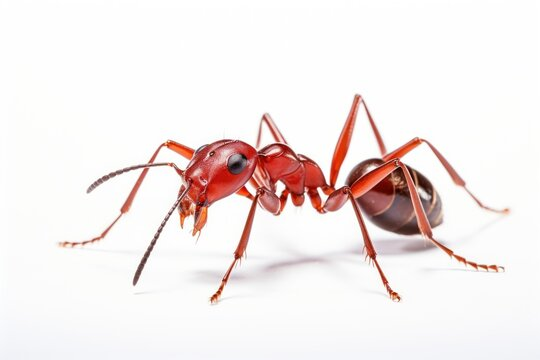
#> input picture images/ant.jpg, 540 x 360 px
$ python 31.thresholdTrackbar.py
#> lines starting #> are read from the running program, lines starting #| are printed output that depends on the picture; after the words box and inside, x2 and y2 are one past the last pixel; in counts of white or black regions, pixels touching at a corner belong together
import cv2

def display(value):
    pass

cv2.namedWindow("Output")
cv2.createTrackbar('Value','Output',128,255,display)

while True:
    gray_img = cv2.imread('images/ant.jpg',0)
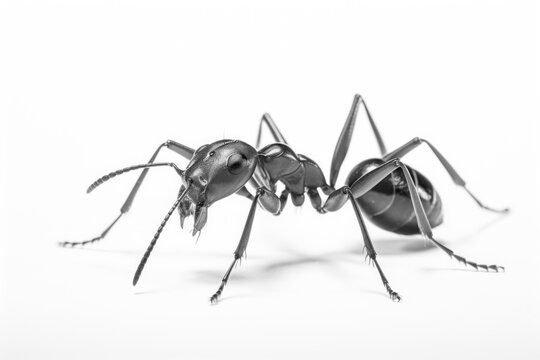
#> gray_img: shape (360, 540); min 2, max 255, mean 237.1
    thres_value = cv2.getTrackbarPos("Value","Output")
    thresh , result = cv2.threshold(gray_img,thres_value,255,cv2.THRESH_BINARY)
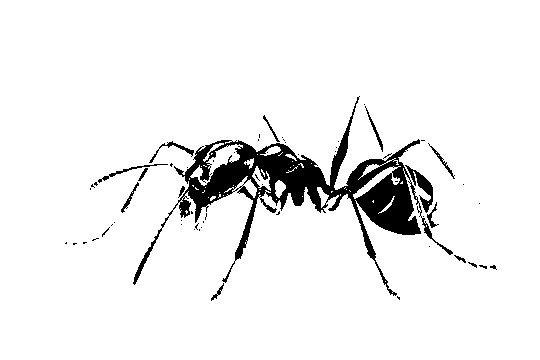
#> result: shape (360, 540); 93.5% white; 62 black regions (48 under 20 px), largest, box (x1, y1, x2, y2) and area: (133, 96, 453, 296) 11112, (405, 165, 433, 213) 399, (98, 164, 168, 183) 153
#> thresh = 128
    if cv2.waitKey(1) & 0xFF == ord("e"):
#> (key e is pressed here)
        break

    cv2.imshow("Output",result)

cv2.destroyAllWindows()
